Frame 1 (no input): blank canvas, image omitted
Frame 60 (no input): blank canvas, image omitted
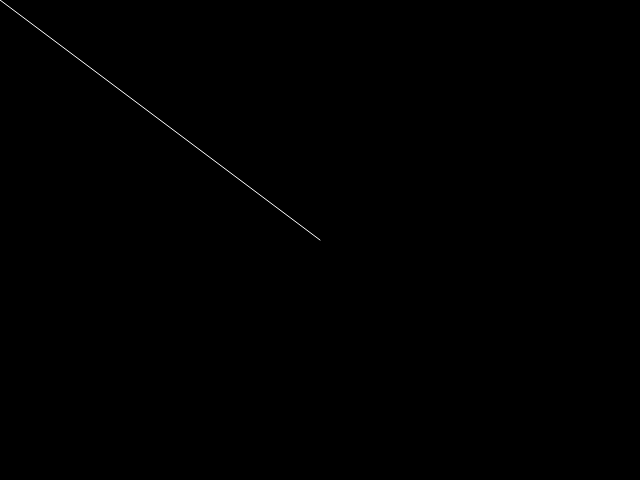
Frame 120 (the mouse pressed at the canvas centre since frame 60)

The p5.js sketch whose frames 1 and 60 were blank and that drew this single picture after the mouse press (run headless with seeded random() and noise() and a simulated clock; from frame 60 on, the mouse is pressed at the canvas centre):

// p5.js sketch
// ── sketch.js
function setup () {
  createCanvas(640, 480);
  background (0);
  stroke(255);
}

function draw() {

}

function mousePressed() {
  pen();
}

function mouseDragged() {
  pen();
}

function pen() {
  line(pmouseX, pmouseY, mouseX, mouseY);
}
